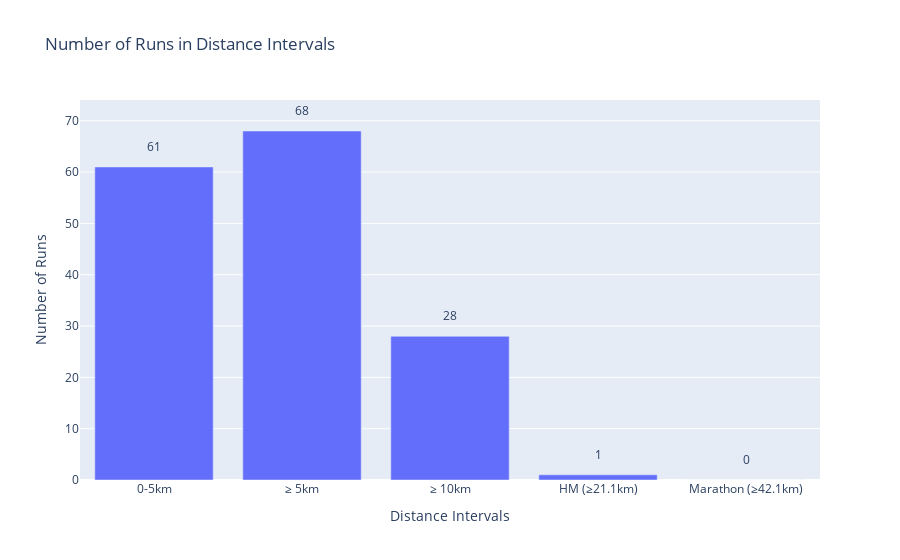

Notebook source saved alongside this figure:
### Code cell
# Define bins & labels
bins = [0, 5_000, 10_000, 21_100, 42_100, 100_000]
labels = ['0-5km', '≥ 5km', '≥ 10km', 'HM (≥21.1km)', 'Marathon (≥42.1km)']

# Cut distances into intervals and count the occurrences
df_activities_running['distance_interval'] = pd.cut(df_activities_running['distance'], bins=bins, labels=labels, right=False)
counts = df_activities_running['distance_interval'].value_counts().reindex(labels)

# Create a Plotly bar chart
fig = go.Figure(data=[go.Bar(x=counts.index, y=counts.values)])

# Add text annotations
for i, count in enumerate(counts):
    fig.add_annotation(
        x=counts.index[i],
        y=count + 4,  # Adjust the position of the annotation above the bar
        text=str(count),
        showarrow=False
    )

# Update layout
fig.update_layout(
    title='Number of Runs in Distance Intervals',
    xaxis=dict(title='Distance Intervals'),
    yaxis=dict(title='Number of Runs')
)

# Show the plot
fig.show()

### Figure 1 — Plotly figure (JSON) as saved in the notebook; plotly's stock layout.template omitted (floating-point values rounded to 4 significant figures)
{"data": [{"type": "bar", "x": ["0-5km", "≥ 5km", "≥ 10km", "HM (≥21.1km)", "Marathon (≥42.1km)"], "y": [61, 68, 28, 1, 0]}], "layout": {"annotations": [{"showarrow": false, "text": "61", "x": "0-5km", "y": 65}, {"showarrow": false, "text": "68", "x": "≥ 5km", "y": 72}, {"showarrow": false, "text": "28", "x": "≥ 10km", "y": 32}, {"showarrow": false, "text": "1", "x": "HM (≥21.1km)", "y": 5}, {"showarrow": false, "text": "0", "x": "Marathon (≥42.1km)", "y": 4}], "title": {"text": "Number of Runs in Distance Intervals"}, "xaxis": {"title": {"text": "Distance Intervals"}}, "yaxis": {"title": {"text": "Number of Runs"}}}}
